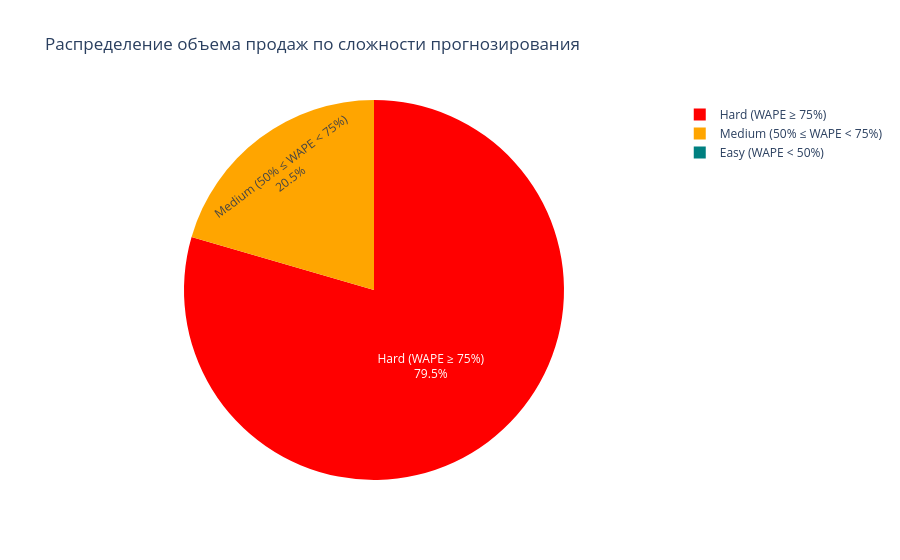

Here is the notebook cell this chart was saved with:
### Markdown cell above
Объединяем 5-мерные сегменты по WAPE: Easy — ниже 50%, Medium — от 50% до 75%,
Hard — от 75%. Это заданные пороги, не ABC-анализ из первоначального задания.
WAPE кластера рассчитывается как отношение сумм абсолютной ошибки и спроса.
Доля объёма основана на уникальных фактах продаж, без повторов из окон бэктеста.

### Code cell
bins = [0, 0.5, 0.75, np.inf]
labels = ['Easy (WAPE < 50%)', 'Medium (50% ≤ WAPE < 75%)', 'Hard (WAPE ≥ 75%)']
fi_cluster = fi_table.copy()
fi_cluster['Forecast_Cluster'] = pd.cut(
    fi_cluster['WAPE'], bins=bins, labels=labels, right=False, include_lowest=True,
)
cluster_stats = fi_cluster.groupby('Forecast_Cluster', observed=False).agg({
    'n_series': 'sum', 'total_volume': 'sum',
    'absolute_error': 'sum', 'actual_abs_sum': 'sum',
}).reset_index()
cluster_stats['WAPE'] = cluster_stats['absolute_error'] / cluster_stats['actual_abs_sum'].replace(0, np.nan)
cluster_stats['Volume_Share'] = cluster_stats['total_volume'] / cluster_stats['total_volume'].sum()

display(cluster_stats[['Forecast_Cluster', 'n_series', 'total_volume', 'WAPE', 'Volume_Share']].style.format({
    'WAPE': '{:.1%}', 'total_volume': '{:,.0f}', 'Volume_Share': '{:.1%}',
}))
fig = px.pie(
    cluster_stats, values='total_volume', names='Forecast_Cluster',
    title='Распределение объема продаж по сложности прогнозирования',
    color='Forecast_Cluster', color_discrete_map=dict(zip(labels, ['teal', 'orange', 'red'])),
)
fig.update_traces(textposition='inside', textinfo='percent+label')
fig.show()

# Контроль итогов и выгрузка таблиц для проверки вне ноутбука.
assert (forecasts_df['forecast_date'] > forecasts_df['train_date']).all()
assert np.isfinite(fi_table['WAPE']).all()
assert fi_cluster['Forecast_Cluster'].notna().all()
assert np.isclose(cluster_stats['Volume_Share'].sum(), 1.0)
assert cluster_stats['n_series'].sum() == fi_table['n_series'].sum()
fi_table.to_csv(OUTPUT_DIR / 'forecastability_index.csv', index=False)
cluster_stats.to_csv(OUTPUT_DIR / 'forecastability_clusters.csv', index=False)
print(f"Рассчитано {len(fi_table)} сегментов для {fi_table['n_series'].sum()} рядов.")
print(f"WAPE: {fi_table['WAPE'].min():.1%} — {fi_table['WAPE'].max():.1%}")
print("Все итоговые проверки пройдены; таблицы сохранены в outputs/.")

### Figure 1 — Plotly figure (JSON) as saved in the notebook; plotly's stock layout.template omitted (floating-point values rounded to 4 significant figures)
{"data": [{"customdata": [["Easy (WAPE < 50%)"], ["Medium (50% ≤ WAPE < 75%)"], ["Hard (WAPE ≥ 75%)"]], "domain": {"x": [0.0, 1.0], "y": [0.0, 1.0]}, "hovertemplate": "Forecast_Cluster=%{customdata[0]}<br>total_volume=%{value}<extra></extra>", "labels": ["Easy (WAPE < 50%)", "Medium (50% ≤ WAPE < 75%)", "Hard (WAPE ≥ 75%)"], "legendgroup": "", "marker": {"colors": ["teal", "orange", "red"]}, "name": "", "showlegend": true, "textinfo": "percent+label", "textposition": "inside", "type": "pie", "values": [0.0, 40640.0, 157700.0]}], "layout": {"legend": {"tracegroupgap": 0}, "title": {"text": "Распределение объема продаж по сложности прогнозирования"}}}
